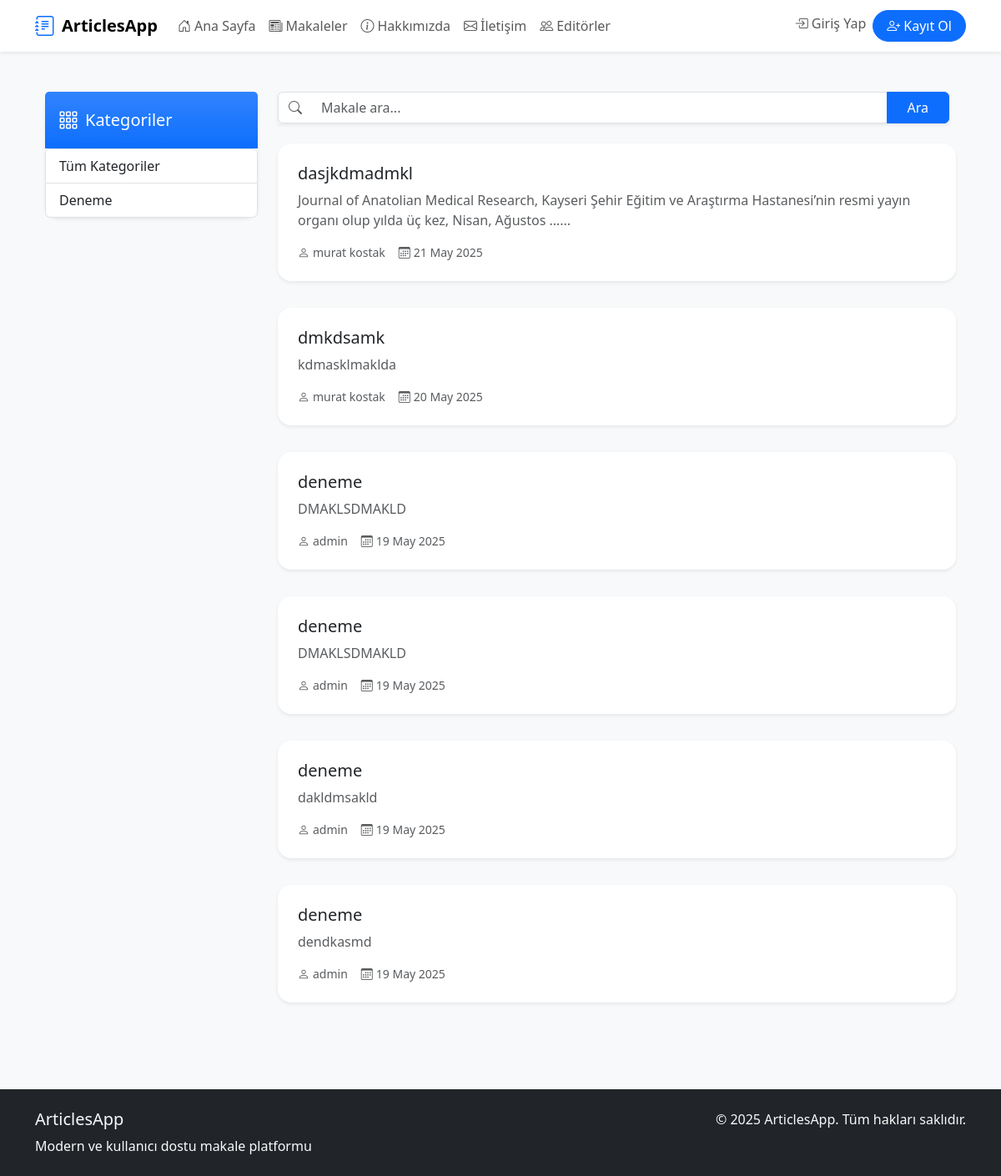
Before: /makale/ with the older database file.
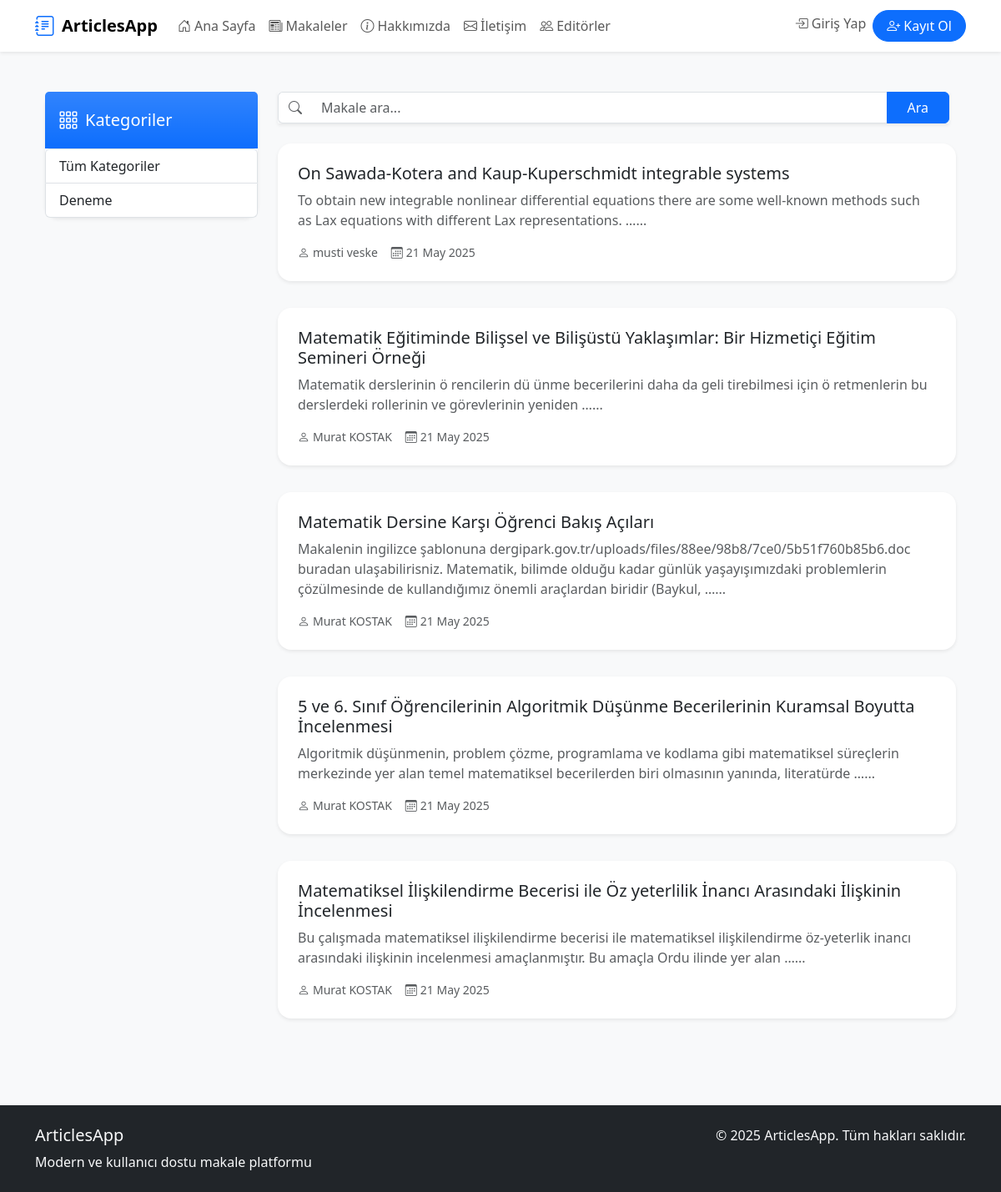
After: the same page with the newer database file.
### articles/models.py (models this page shows, shortened)
class Category(models.Model):
    name = models.CharField(max_length=50)
    slug = models.SlugField(null=False, default="", unique=True, db_index=True)

class Article(models.Model):
    title = models.CharField(max_length=200)
    description = models.TextField()
    file = models.FileField(
        upload_to=article_file_upload_to,
        validators=[validate_pdf],  # ✅ Buraya eklendi
        null=True,
        blank=True
    )
    date = models.DateField(auto_now=True)
    isActive = models.BooleanField(default=False)
    isHome = models.BooleanField(default=False)
    slug = models.SlugField(null=False, blank=True, unique=True)
    categories = models.ManyToManyField("Category")
    author = models.ForeignKey(User, on_delete=models.CASCADE, null=True, blank=True)
    admin_note = models.TextField(blank=True, null=True)
    created_at = models.DateTimeField(default=timezone.now)
    updated_at = models.DateTimeField(auto_now=True)
    class Meta:
        ordering = ['-updated_at']

### articles/views.py (the view)
# urls.py: path('',views.index, name='index'),
def index(request):
    query = request.GET.get("q", "").strip()
    if query != "":
        makaleler = Article.objects.filter(
            Q(isActive=True, isHome=True),
            Q(title__icontains=query) |
            Q(description__icontains=query) |
            Q(author__first_name__icontains=query) |
            Q(author__last_name__icontains=query)
        )
    else:
        makaleler = Article.objects.filter(isActive=True, isHome=True)
    kategoriler = Category.objects.all()
    return render(request, 'articles/index.html', {
        'categories': kategoriler,
        'articles': makaleler,
        'query': query
    })

### articles/templates/articles/index.html (shortened to what this page needs)
{% extends 'layout.html' %}
{% load static %}
{% block css_file %}
<link rel="stylesheet" href="{% static 'articles/css/style.css' %}">
{% endblock %}
{% block content %}
<div class="container py-4">
    <div class="row g-4">
        <div class="col-lg-3">
            <div class="card border-0 shadow-sm rounded-4">
                <div class="card-header bg-gradient bg-primary text-white border-0 py-3">
                    <div class="d-flex align-items-center">
                        <i class="bi bi-grid-3x3-gap fs-4 me-2"></i>
                        <h5 class="card-title mb-0">Kategoriler</h5>
                    </div>
                </div>
                <div class="card-body p-0">
                    {% include 'articles/partials/_categories.html' %}
                </div>
            </div>
        </div>
        <div class="col-lg-9">
            <div class="d-flex justify-content-between align-items-center mb-4 flex-wrap gap-2">
                <form method="GET" class="flex-grow-1 me-2">
                    <div class="input-group shadow-sm">
                        <span class="input-group-text bg-white border-end-0">
                            <i class="bi bi-search text-muted"></i>
                        </span>
                        <input type="text" name="q" class="form-control border-start-0"
                               placeholder="Makale ara..." value="{{ request.GET.q }}">
                        <button class="btn btn-primary px-4" type="submit">Ara</button>
                    </div>
                </form>
            </div>
            <div class="d-flex flex-column gap-4">
                {% for article in articles %}
                <a href="{% url 'article_details' article.slug %}" class="text-decoration-none text-reset">
                <div class="card flex-row align-items-stretch border-0 shadow-sm rounded-4 article-list-card mb-2 w-100 h-100">
                    <div class="card-body d-flex flex-column justify-content-between p-4 w-100">
                        <div>
                            <h5 class="card-title mb-1">
                                {{ article.title }}
                            </h5>
                            <p class="card-text text-muted mb-2">{{ article.description|truncatewords:20 }}{% if article.description|length > 120 %}...{% endif %}</p>
                        </div>
                        <div class="d-flex flex-wrap align-items-center gap-3 mt-2 small text-muted">
                            <div class="d-flex align-items-center">
                                <i class="bi bi-person me-1"></i>
                                {% if article.author %}
                                    {{ article.author.get_full_name|default:article.author.username }}
                                {% else %}
                                    Bilinmiyor
                                {% endif %}
                            </div>
                            <div class="d-flex align-items-center">
                                <i class="bi bi-calendar3 me-1"></i>
                                {{ article.created_at|date:"d M Y" }}
                            </div>
                        </div>
                    </div>
                </div>
                </a>
                {% endfor %}
            </div>
        </div>
    </div>
</div>
{% endblock %}

### articles/templates/articles/partials/_categories.html
<div class="list-group">
    <a href="/makale" class="list-group-item list-group-item-action">Tüm Kategoriler</a>
    {% for category in categories %}
        <a href="{% url 'articles_by_category' category.slug %}"
           class="list-group-item list-group-item-action {% if seciliKategori == category.slug %}active{% endif %}">
            {{ category.name|title }}
        </a>
    {% endfor %}
</div>

Changed rows visible on the page:
removed Article: title "dasjkdmadmkl", description "Journal of Anatolian Medical Research, Kayseri Şehir Eğitim ve Araştırma Hastanesi’nin resmi yayın organı olup yılda üç kez, Nisan, Ağustos …", author.get_full_name "murat kostak", created_at "21 May 2025"
removed Article: title "dmkdsamk", description "kdmasklmaklda", author.get_full_name "murat kostak", created_at "20 May 2025"
removed Article: title "deneme", description "DMAKLSDMAKLD", author.get_full_name "admin", created_at "19 May 2025"
removed Article: title "deneme", description "DMAKLSDMAKLD", author.get_full_name "admin", created_at "19 May 2025"
removed Article: title "deneme", description "dakldmsakld", author.get_full_name "admin", created_at "19 May 2025"
removed Article: title "deneme", description "dendkasmd", author.get_full_name "admin", created_at "19 May 2025"
added Article: title "On Sawada-Kotera and Kaup-Kuperschmidt integrable systems", description "To obtain new integrable nonlinear differential equations there are some well-known methods such as Lax equations with different Lax representations. …", author.get_full_name "musti veske", created_at "21 May 2025"
added Article: title "Matematik Eğitiminde Bilişsel ve Bilişüstü Yaklaşımlar: Bir Hizmetiçi Eğitim Semineri Örneği", description "Matematik derslerinin ö rencilerin dü ünme becerilerini daha da geli tirebilmesi için ö retmenlerin bu derslerdeki rollerinin ve görevlerinin yeniden …", author.get_full_name "Murat KOSTAK", created_at "21 May 2025"
added Article: title "Matematik Dersine Karşı Öğrenci Bakış Açıları", description "Makalenin ingilizce şablonuna dergipark.gov.tr/uploads/files/88ee/98b8/7ce0/5b51f760b85b6.doc buradan ulaşabilirisniz. Matematik, bilimde olduğu kadar günlük yaşayışımızdaki problemlerin çözülmesinde de kullandığımız önemli araçlardan biridir (Baykul, …", author.get_full_name "Murat KOSTAK", created_at "21 May 2025"
added Article: title "5 ve 6. Sınıf Öğrencilerinin Algoritmik Düşünme Becerilerinin Kuramsal Boyutta İncelenmesi", description "Algoritmik düşünmenin, problem çözme, programlama ve kodlama gibi matematiksel süreçlerin merkezinde yer alan temel matematiksel becerilerden biri olmasının yanında, literatürde …", author.get_full_name "Murat KOSTAK", created_at "21 May 2025"
added Article: title "Matematiksel İlişkilendirme Becerisi ile Öz yeterlilik İnancı Arasındaki İlişkinin İncelenmesi", description "Bu çalışmada matematiksel ilişkilendirme becerisi ile matematiksel ilişkilendirme öz-yeterlik inancı arasındaki ilişkinin incelenmesi amaçlanmıştır. Bu amaçla Ordu ilinde yer alan …", author.get_full_name "Murat KOSTAK", created_at "21 May 2025"
